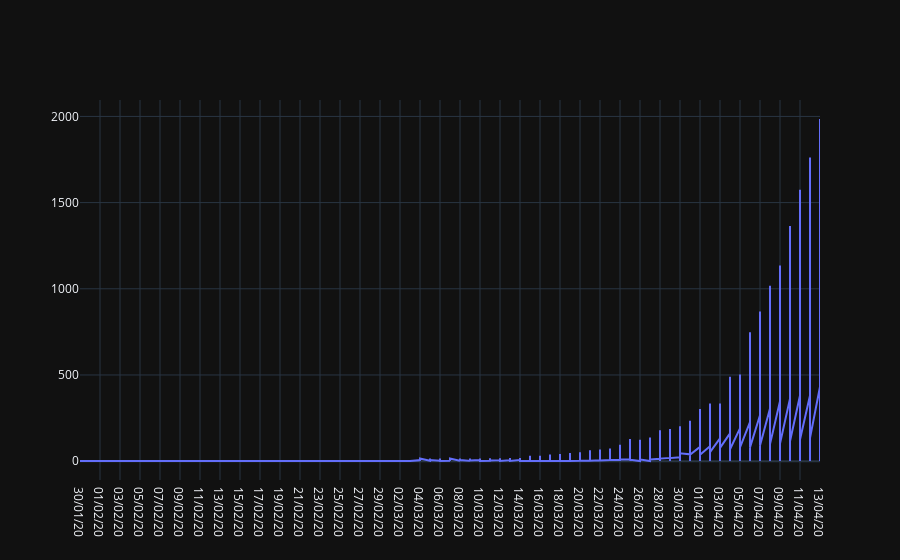

Notebook code cell kept with this figure:
### Code cell
fig = go.Figure(
    data=[
        go.Scatter(
            x=temp_df['Date'],
            y=temp_df['Confirmed'],
            mode='lines',
            name='Confirmed Cases'
        )
    ]
)
fig.show()

### Figure 1 — Plotly figure (JSON) as saved in the notebook; plotly's stock layout.template omitted (floating-point values rounded to 4 significant figures; data arrays with more than 128 entries replaced by an {"elided": "..."} marker saying what was removed)
{"data": [{"mode": "lines", "name": "Confirmed Cases", "x": {"elided": "926 str values"}, "y": {"elided": "926 int values"}, "type": "scatter"}], "layout": {}}
